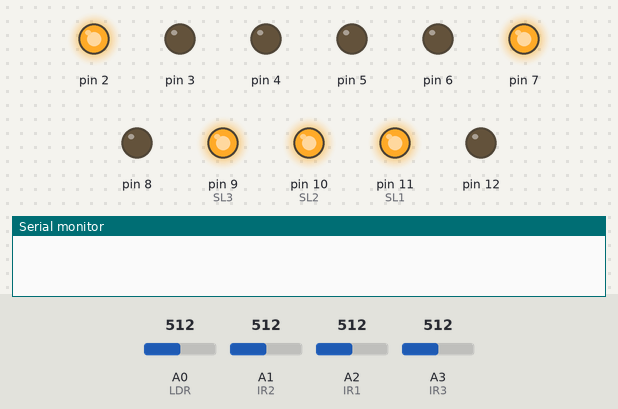
Bench run of a sketch on a simulated Arduino Uno, built with avr-gcc and run on an emulated ATmega328P. Shown: output pins drawn as LEDs (lit = HIGH), the last lines printed to the serial monitor. Inputs (shaded band) come from the test bench; at power-on: A0 (LDR) = 512, A1 (IR2) = 512, A2 (IR1) = 512, A3 (IR3) = 512. Pins used as bus, display or sensor lines are not drawn.

Above: at 1.2 s.
1.3 s: A0 (LDR) set to 190
At 2.1 s:
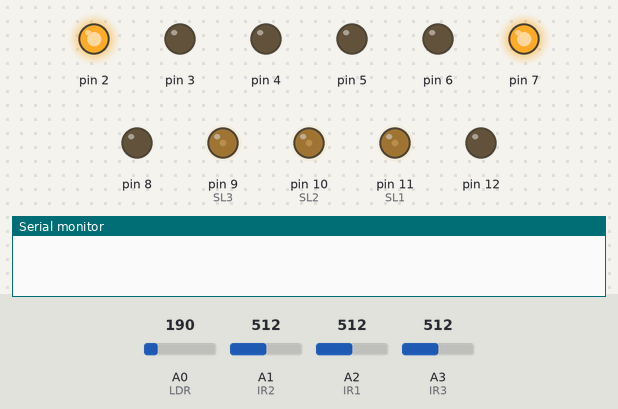
2.8 s: A1 (IR2) set to 55
At 5.67 s:
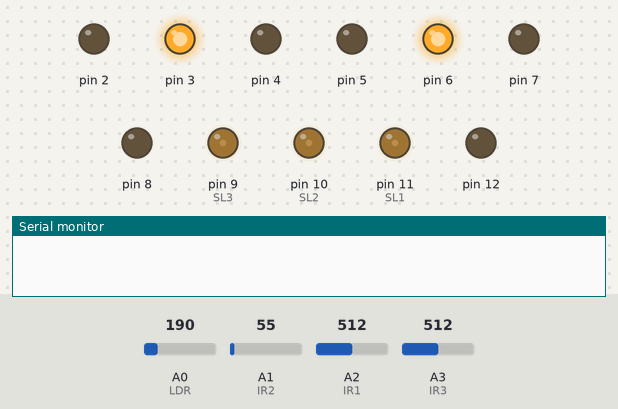
5.8 s: A1 (IR2) set to 47
At 7.0 s:
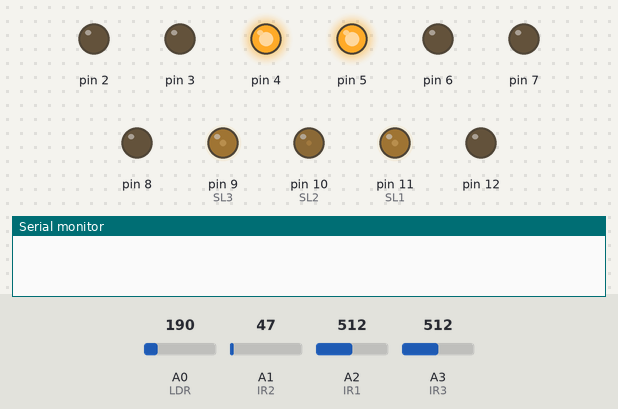
7.5 s: A2 (IR1) set to 54
9.0 s: A2 (IR1) set to 45
At 11.9 s:
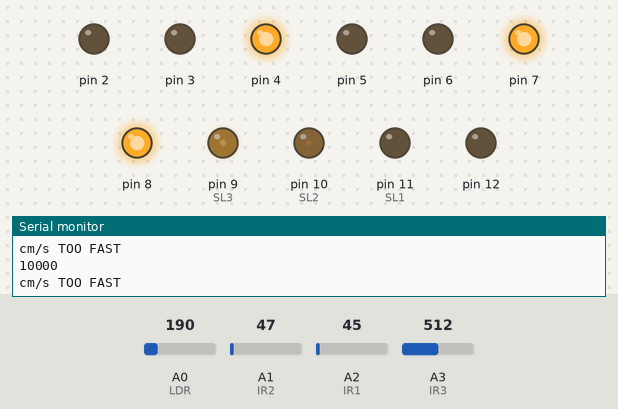
12.0 s: A3 (IR3) set to 55
15.0 s: A3 (IR3) set to 45
Timing chart, 0 to 23.8 s (numbered marks = the images above; inputs shaded):
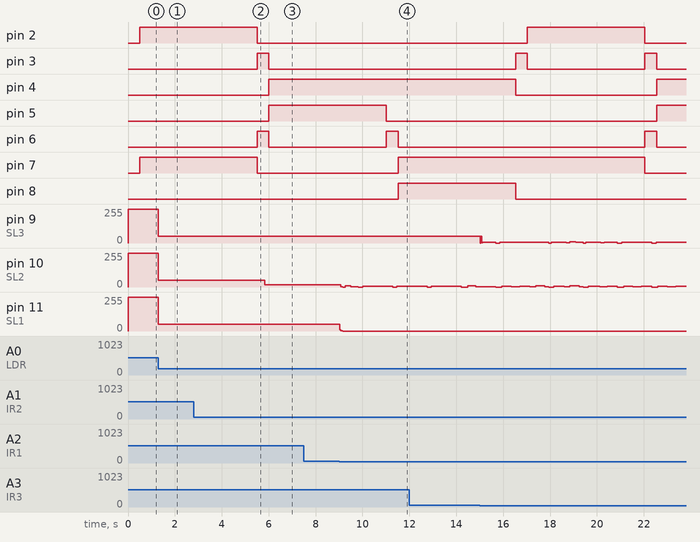

Measured:
- the behaviour switches between 50 and 49 on A1 (IR2) (found by bisection; images 2 and 3)
- the behaviour switches between 50 and 49 on A2 (IR1) (found by bisection; images 3 and 4)
- after the input at 1.3 s, pin 9 (SL3), pin 10 (SL2), pin 11 (SL1): 255/255 → 51/255 at once
- after the input at 5.8 s, pin 10 (SL2): 51/255 → 17/255 at once
- after the input at 7.5 s, every drawn part: stays the same
- after the input at 9.0 s, pin 11 (SL1): 51/255 → 1/255 at once, → 0/255 0.12 s later
- by itself, pin 3: alternates HIGH for 0.50 s and LOW for 5.0 s

The sketch:

mpca.ino
```cpp
int period = 500, periodmain = 5000, a = 0, i = 0, j = 0;
unsigned long time1 = 0, time2 = 0;
float s, e;
unsigned long t1 = 0, t2 = 0;

int SL1 = 11, SL2 = 10, SL3 = 9;

int LDR = A0;

int IR1 = A2, IR2 = A1, IR3 = A3;

// int R1 = 4, R2 = 7, R3 = 1;
// int Y1 = 3, Y2 = 6, Y3 = 12;
// int G1 = 2, G2 = 5, G3 = 8;

void yellow(int i) {
	if (i == 0) {
		digitalWrite(3, 1);
		digitalWrite(6, 1);
		digitalWrite(2, 0);
		digitalWrite(7, 0);
		digitalWrite(1, 1);
	} else if (i == 1) {
		digitalWrite(12, 1);
		digitalWrite(6, 1);
		digitalWrite(1, 0);
		digitalWrite(5, 0);
		digitalWrite(4, 1);
	} else if (i == 2) {
		digitalWrite(12, 1);
		digitalWrite(3, 1);
		digitalWrite(8, 0);
		digitalWrite(4, 0);
		digitalWrite(7, 1);
	}
}

void green(int i) {
	if (i == 0) {
		digitalWrite(2, 1);
		digitalWrite(7, 1);
		digitalWrite(1, 1);
		digitalWrite(4, 0);
		digitalWrite(3, 0);
		digitalWrite(6, 0);
		digitalWrite(5, 0);
		digitalWrite(12, 0);
		digitalWrite(8, 0);
	} else if (i == 1) {
		digitalWrite(4, 1);
		digitalWrite(5, 1);
		digitalWrite(1, 1);
		digitalWrite(3, 0);
		digitalWrite(2, 0);
		digitalWrite(7, 0);
		digitalWrite(6, 0);
		digitalWrite(12, 0);
		digitalWrite(8, 0);
	} else if (i == 2) {
		digitalWrite(8, 1);
		digitalWrite(4, 1);
		digitalWrite(7, 1);
		digitalWrite(3, 0);
		digitalWrite(2, 0);
		digitalWrite(6, 0);
		digitalWrite(5, 0);
		digitalWrite(1, 0);
		digitalWrite(12, 0);
	}
}

void setup() {
  pinMode(2, OUTPUT);
  pinMode(3, OUTPUT);
  pinMode(4, OUTPUT);
  pinMode(5, OUTPUT);
  pinMode(6, OUTPUT);
  pinMode(7, OUTPUT);
  pinMode(8, OUTPUT);
  pinMode(12, OUTPUT);
  pinMode(1, OUTPUT);
  Serial.begin (9600);

  pinMode(SL1, OUTPUT);
  pinMode(SL2, OUTPUT);
  pinMode(SL3, OUTPUT);

  pinMode(LDR, INPUT);

  pinMode(IR1, INPUT);
  pinMode(IR2, INPUT);
  pinMode(IR3, INPUT);
}

void loop() {
	if (!a && (millis() > time2 + period)) {
		time1 = millis();
		green(i++);
		i %= 3;
		a = 1;
	}
	if (a && (millis() > time1 + periodmain)) {
		time2 = millis();
		yellow(j++);
		j %= 3;
		a = 0;
	}
	if (analogRead(LDR) <= 200) {
		analogWrite(SL1, 255 / 5);
		analogWrite(SL2, 255 / 5);
		analogWrite(SL3, 255 / 5);
		if (analogRead(IR1) < 50) analogWrite(SL1, 0); else analogWrite(SL1, 51);
		if (analogRead(IR2) < 50) analogWrite(SL2, 0); else analogWrite(SL2, 51);
		if (analogRead(IR3) < 50) analogWrite(SL3, 0); else analogWrite(SL3, 51);
	} else {
		analogWrite(SL1, 255);
		analogWrite(SL2, 255);
		analogWrite(SL3, 255);
	}
	if (analogRead(IR1) < 50) t1 = millis();
	if (analogRead(IR2) < 50) t2 = millis();
	if (t2 - t1 < 1000 && t2 - t1 > 0) {
		Serial.println(10000 / (t2 - t1));
		Serial.println("cm/s TOO FAST");
		t2 = t1 = 0;
	}
}
```
